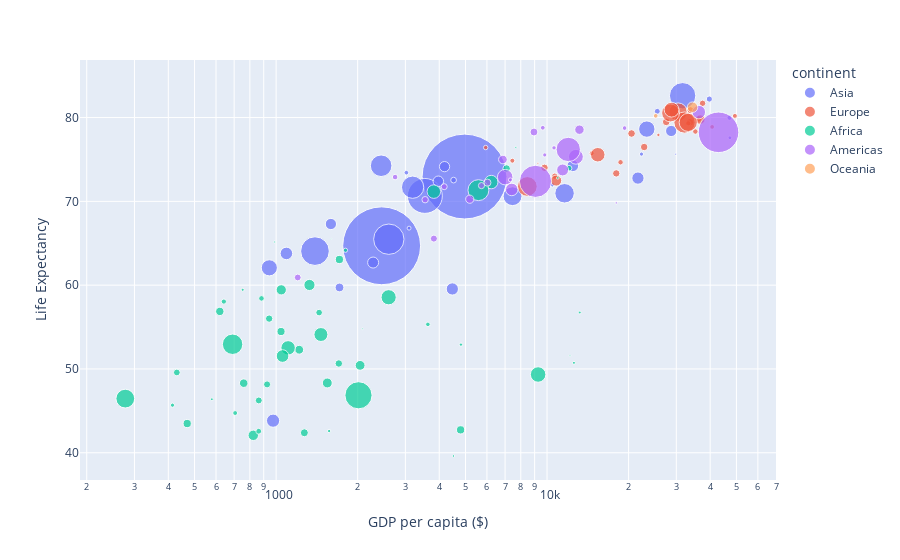

Here is the notebook cell this chart was saved with:
### Markdown cell above
### Scatter plots

Let's now recreate our scatter plot of country life expectancy as a function of GDP per capita using the `gapminder_2007` data using plotly. In particularly, we can use the `px.scatter(data_frame = , x = , y = , ...)` method which works similar to seaborn's `sns.relplot()` function. 

Let's try out the `px.scatter(data_frame = , x = , y = , ...)` function use the following mappings: 

- `x`: GDP per capita
- `y`: Life Expectancy
- `size`:  The country population
- `color`: Continent 

We can also set the following properties:

- `hover_name`: The name of the country
- `log_x`: Set it to True to make the x-axis on a log10 scale
- `max_size`: Set it to 60 to make the scaling for the population display better

Finally, if we want to have separate facets for columns we can use `facet_col`.

### Code cell
# Create a scatter plot in plotly

fig = px.scatter(data_frame = gapminder_2007, 
                 x="gdpPercap", 
                 y="lifeExp", 
                 size="pop", 
                 color="continent",
                 hover_name="country", 
                 log_x=True, 
                 size_max=60)


# Add axis labels
fig.update_layout(xaxis_title="GDP per capita ($)",
                 yaxis_title="Life Expectancy")


fig.show()

### Figure 1 — Plotly figure (JSON) as saved in the notebook; plotly's stock layout.template omitted (floating-point values rounded to 4 significant figures)
{"data": [{"hovertemplate": "<b>%{hovertext}</b><br><br>continent=Asia<br>gdpPercap=%{x}<br>lifeExp=%{y}<br>pop=%{marker.size}<extra></extra>", "hovertext": ["Afghanistan", "Bahrain", "Bangladesh", "Cambodia", "China", "Hong Kong, China", "India", "Indonesia", "Iran", "Iraq", "Israel", "Japan", "Jordan", "Korea, Dem. Rep.", "Korea, Rep.", "Kuwait", "Lebanon", "Malaysia", "Mongolia", "Myanmar", "Nepal", "Oman", "Pakistan", "Philippines", "Saudi Arabia", "Singapore", "Sri Lanka", "Syria", "Taiwan", "Thailand", "Vietnam", "West Bank and Gaza", "Yemen, Rep."], "legendgroup": "Asia", "marker": {"color": "#636efa", "size": [31889923, 708573, 150448339, 14131858, 1318683096, 6980412, 1110396331, 223547000, 69453570, 27499638, 6426679, 127467972, 6053193, 23301725, 49044790, 2505559, 3921278, 24821286, 2874127, 47761980, 28901790, 3204897, 169270617, 91077287, 27601038, 4553009, 20378239, 19314747, 23174294, 65068149, 85262356, 4018332, 22211743], "sizemode": "area", "sizeref": 366300.0, "symbol": "circle"}, "mode": "markers", "name": "Asia", "orientation": "v", "showlegend": true, "type": "scatter", "x": [974.6, 29800.0, 1391.0, 1714.0, 4959.0, 39720.0, 2452.0, 3541.0, 11610.0, 4471.0, 25520.0, 31660.0, 4519.0, 1593.0, 23350.0, 47310.0, 10460.0, 12450.0, 3096.0, 944.0, 1091.0, 22320.0, 2606.0, 3190.0, 21650.0, 47140.0, 3970.0, 4185.0, 28720.0, 7458.0, 2442.0, 3025.0, 2281.0], "xaxis": "x", "y": [43.83, 75.64, 64.06, 59.72, 72.96, 82.21, 64.7, 70.65, 70.96, 59.55, 80.75, 82.6, 72.53, 67.3, 78.62, 77.59, 71.99, 74.24, 66.8, 62.07, 63.78, 75.64, 65.48, 71.69, 72.78, 79.97, 72.4, 74.14, 78.4, 70.62, 74.25, 73.42, 62.7], "yaxis": "y"}, {"hovertemplate": "<b>%{hovertext}</b><br><br>continent=Europe<br>gdpPercap=%{x}<br>lifeExp=%{y}<br>pop=%{marker.size}<extra></extra>", "hovertext": ["Albania", "Austria", "Belgium", "Bosnia and Herzegovina", "Bulgaria", "Croatia", "Czech Republic", "Denmark", "Finland", "France", "Germany", "Greece", "Hungary", "Iceland", "Ireland", "Italy", "Montenegro", "Netherlands", "Norway", "Poland", "Portugal", "Romania", "Serbia", "Slovak Republic", "Slovenia", "Spain", "Sweden", "Switzerland", "Turkey", "United Kingdom"], "legendgroup": "Europe", "marker": {"color": "#EF553B", "size": [3600523, 8199783, 10392226, 4552198, 7322858, 4493312, 10228744, 5468120, 5238460, 61083916, 82400996, 10706290, 9956108, 301931, 4109086, 58147733, 684736, 16570613, 4627926, 38518241, 10642836, 22276056, 10150265, 5447502, 2009245, 40448191, 9031088, 7554661, 71158647, 60776238], "sizemode": "area", "sizeref": 366300.0, "symbol": "circle"}, "mode": "markers", "name": "Europe", "orientation": "v", "showlegend": true, "type": "scatter", "x": [5937.0, 36130.0, 33690.0, 7446.0, 10680.0, 14620.0, 22830.0, 35280.0, 33210.0, 30470.0, 32170.0, 27540.0, 18010.0, 36180.0, 40680.0, 28570.0, 9254.0, 36800.0, 49360.0, 15390.0, 20510.0, 10810.0, 9787.0, 18680.0, 25770.0, 28820.0, 33860.0, 37510.0, 8458.0, 33200.0], "xaxis": "x", "y": [76.42, 79.83, 79.44, 74.85, 73.0, 75.75, 76.49, 78.33, 79.31, 80.66, 79.41, 79.48, 73.34, 81.76, 78.89, 80.55, 74.54, 79.76, 80.2, 75.56, 78.1, 72.48, 74.0, 74.66, 77.93, 80.94, 80.88, 81.7, 71.78, 79.42], "yaxis": "y"}, {"hovertemplate": "<b>%{hovertext}</b><br><br>continent=Africa<br>gdpPercap=%{x}<br>lifeExp=%{y}<br>pop=%{marker.size}<extra></extra>", "hovertext": ["Algeria", "Angola", "Benin", "Botswana", "Burkina Faso", "Burundi", "Cameroon", "Central African Republic", "Chad", "Comoros", "Congo, Dem. Rep.", "Congo, Rep.", "Cote d'Ivoire", "Djibouti", "Egypt", "Equatorial Guinea", "Eritrea", "Ethiopia", "Gabon", "Gambia", "Ghana", "Guinea", "Guinea-Bissau", "Kenya", "Lesotho", "Liberia", "Libya", "Madagascar", "Malawi", "Mali", "Mauritania", "Mauritius", "Morocco", "Mozambique", "Namibia", "Niger", "Nigeria", "Reunion", "Rwanda", "Sao Tome and Principe", "Senegal", "Sierra Leone", "Somalia", "South Africa", "Sudan", "Swaziland", "Tanzania", "Togo", "Tunisia", "Uganda", "Zambia", "Zimbabwe"], "legendgroup": "Africa", "marker": {"color": "#00cc96", "size": [33333216, 12420476, 8078314, 1639131, 14326203, 8390505, 17696293, 4369038, 10238807, 710960, 64606759, 3800610, 18013409, 496374, 80264543, 551201, 4906585, 76511887, 1454867, 1688359, 22873338, 9947814, 1472041, 35610177, 2012649, 3193942, 6036914, 19167654, 13327079, 12031795, 3270065, 1250882, 33757175, 19951656, 2055080, 12894865, 135031164, 798094, 8860588, 199579, 12267493, 6144562, 9118773, 43997828, 42292929, 1133066, 38139640, 5701579, 10276158, 29170398, 11746035, 12311143], "sizemode": "area", "sizeref": 366300.0, "symbol": "circle"}, "mode": "markers", "name": "Africa", "orientation": "v", "showlegend": true, "type": "scatter", "x": [6223.0, 4797.0, 1441.0, 12570.0, 1217.0, 430.1, 2042.0, 706.0, 1704.0, 986.1, 277.6, 3633.0, 1545.0, 2082.0, 5581.0, 12150.0, 641.4, 690.8, 13210.0, 752.7, 1328.0, 942.7, 579.2, 1463.0, 1569.0, 414.5, 12060.0, 1045.0, 759.3, 1043.0, 1803.0, 10960.0, 3820.0, 823.7, 4811.0, 619.7, 2014.0, 7670.0, 863.1, 1598.0, 1712.0, 862.5, 926.1, 9270.0, 2602.0, 4513.0, 1107.0, 883.0, 7093.0, 1056.0, 1271.0, 469.7], "xaxis": "x", "y": [72.3, 42.73, 56.73, 50.73, 52.3, 49.58, 50.43, 44.74, 50.65, 65.15, 46.46, 55.32, 48.33, 54.79, 71.34, 51.58, 58.04, 52.95, 56.73, 59.45, 60.02, 56.01, 46.39, 54.11, 42.59, 45.68, 73.95, 59.44, 48.3, 54.47, 64.16, 72.8, 71.16, 42.08, 52.91, 56.87, 46.86, 76.44, 46.24, 65.53, 63.06, 42.57, 48.16, 49.34, 58.56, 39.61, 52.52, 58.42, 73.92, 51.54, 42.38, 43.49], "yaxis": "y"}, {"hovertemplate": "<b>%{hovertext}</b><br><br>continent=Americas<br>gdpPercap=%{x}<br>lifeExp=%{y}<br>pop=%{marker.size}<extra></extra>", "hovertext": ["Argentina", "Bolivia", "Brazil", "Canada", "Chile", "Colombia", "Costa Rica", "Cuba", "Dominican Republic", "Ecuador", "El Salvador", "Guatemala", "Haiti", "Honduras", "Jamaica", "Mexico", "Nicaragua", "Panama", "Paraguay", "Peru", "Puerto Rico", "Trinidad and Tobago", "United States", "Uruguay", "Venezuela"], "legendgroup": "Americas", "marker": {"color": "#ab63fa", "size": [40301927, 9119152, 190010647, 33390141, 16284741, 44227550, 4133884, 11416987, 9319622, 13755680, 6939688, 12572928, 8502814, 7483763, 2780132, 108700891, 5675356, 3242173, 6667147, 28674757, 3942491, 1056608, 301139947, 3447496, 26084662], "sizemode": "area", "sizeref": 366300.0, "symbol": "circle"}, "mode": "markers", "name": "Americas", "orientation": "v", "showlegend": true, "type": "scatter", "x": [12780.0, 3822.0, 9066.0, 36320.0, 13170.0, 7007.0, 9645.0, 8948.0, 6025.0, 6873.0, 5728.0, 5186.0, 1202.0, 3548.0, 7321.0, 11980.0, 2749.0, 9809.0, 4173.0, 7409.0, 19330.0, 18010.0, 42950.0, 10610.0, 11420.0], "xaxis": "x", "y": [75.32, 65.55, 72.39, 80.65, 78.55, 72.89, 78.78, 78.27, 72.23, 74.99, 71.88, 70.26, 60.92, 70.2, 72.57, 76.19, 72.9, 75.54, 71.75, 71.42, 78.75, 69.82, 78.24, 76.38, 73.75], "yaxis": "y"}, {"hovertemplate": "<b>%{hovertext}</b><br><br>continent=Oceania<br>gdpPercap=%{x}<br>lifeExp=%{y}<br>pop=%{marker.size}<extra></extra>", "hovertext": ["Australia", "New Zealand"], "legendgroup": "Oceania", "marker": {"color": "#FFA15A", "size": [20434176, 4115771], "sizemode": "area", "sizeref": 366300.0, "symbol": "circle"}, "mode": "markers", "name": "Oceania", "orientation": "v", "showlegend": true, "type": "scatter", "x": [34440.0, 25190.0], "xaxis": "x", "y": [81.23, 80.2], "yaxis": "y"}], "layout": {"legend": {"itemsizing": "constant", "title": {"text": "continent"}, "tracegroupgap": 0}, "margin": {"t": 60}, "xaxis": {"anchor": "y", "domain": [0, 1], "title": {"text": "GDP per capita ($)"}, "type": "log"}, "yaxis": {"anchor": "x", "domain": [0, 1], "title": {"text": "Life Expectancy"}}}}
